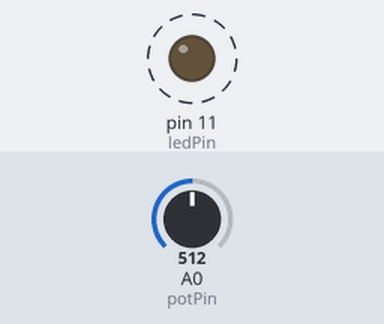
A sketch run on a simulated Arduino Uno, built with avr-gcc and run on an emulated ATmega328P. Shown: output pins drawn as LEDs (lit = HIGH). Dashed ring = blinking. The test bench sets the inputs (shaded band); at power-on: A0 (potPin) = 512.

Above: at 1.8 s.
1.9 s: A0 (potPin) set to 0
At 3.2 s:
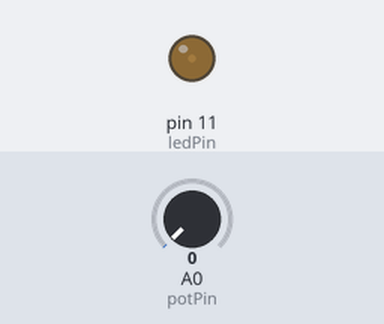
3.6 s: A0 (potPin) set to 122
At 3.9 s:
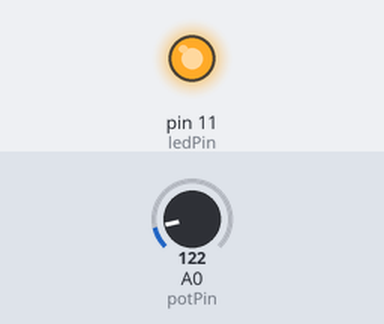
Timing chart, 0 to 13.1 s (numbered marks = the images above; inputs shaded):
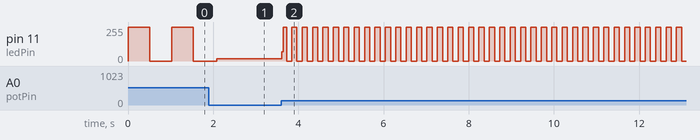

Measured:
- after the input at 3.6 s, pin 11 (ledPin): 18/255 → 70/255 at once, then moves between 0/255 and 255/255, repeating every 0.24 s
- by itself, pin 11 (ledPin): alternates 255/255 for 0.51 s and 0/255 for 0.51 s

The sketch:

Projeto_2_Pisca_Pisca_Ajustavel.ino
```cpp
int potPin = 0; //Declara porta A0 do potênciometro
int ledPin = 11; //Declara a porta D11 para o LED
int val = 0; //Declara o valor inicial como zero
void setup(){
  pinMode(ledPin, OUTPUT); //Declara porta do LED como saída
}
void loop(){
  val = analogRead(potPin); //Le o valor do potênciometro
  digitalWrite(ledPin, HIGH); //Liga o Led
  delay(val); //Lê o valor do potênciometro e dá o tempo
  digitalWrite(ledPin, LOW); //Desliga o LED
  delay(val); //Lê o valor do potênciometro e dá o tempo
}
```
